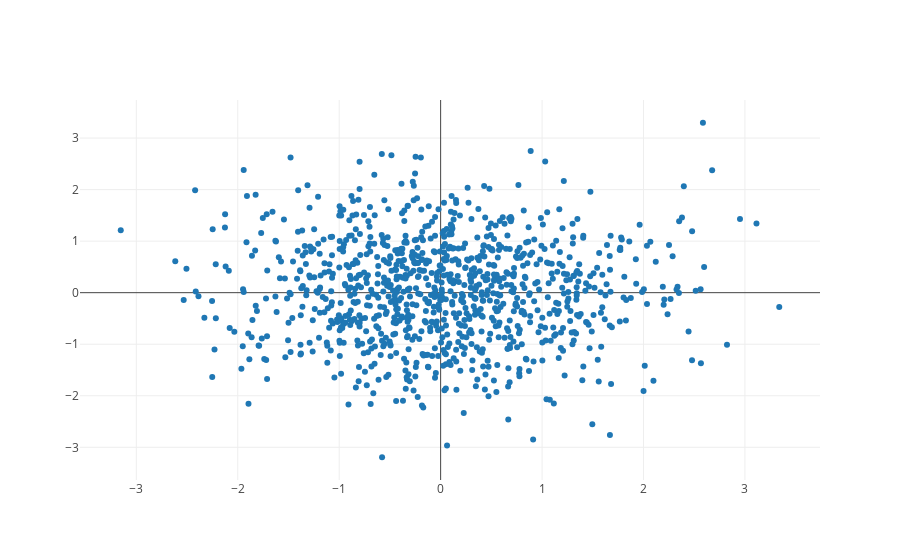

The code cell stored with this chart in its notebook:
### Code cell
trace = go.Scatter(x=x, y=y, mode="markers")
                                               
# Can also simply assign: data = [trace]
data=go.Data([trace])


figure=go.Figure(data=data)

# Plot and embed in ipython notebook!
iplot(figure)

### Figure 1 — Plotly figure (JSON) as saved in the notebook; plotly's stock layout.template omitted (floating-point values rounded to 4 significant figures; data arrays with more than 128 entries replaced by an {"elided": "..."} marker saying what was removed)
{"data": [{"mode": "markers", "type": "scatter", "uid": "378e7a67-0fd0-4202-957b-12d5ec546aa7", "x": {"elided": "1000 float values"}, "y": {"elided": "1000 float values"}}], "layout": {"autosize": true, "xaxis": {"autorange": true, "range": [-3.537, 3.722], "type": "linear"}, "yaxis": {"autorange": true, "range": [-3.668, 3.772], "type": "linear"}}}
